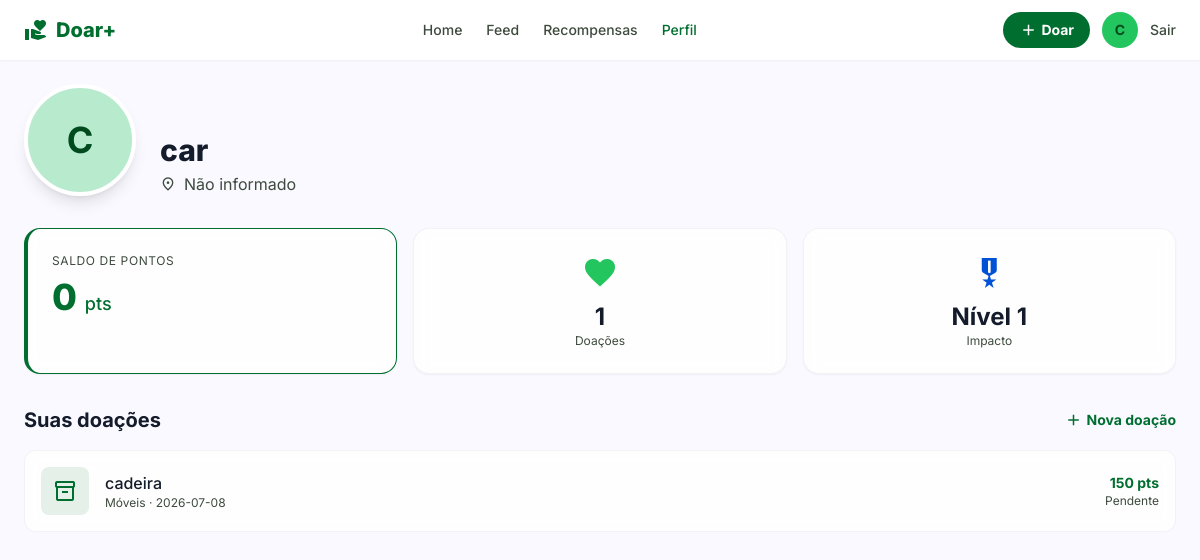
Screenshot of /perfil (signed in) with the database file from the repository.
### tables this page shows
CREATE TABLE users (
            id INTEGER PRIMARY KEY AUTOINCREMENT,
            name TEXT NOT NULL,
            email TEXT UNIQUE NOT NULL,
            password_hash TEXT NOT NULL,
            city TEXT DEFAULT 'Não informado',
            points INTEGER DEFAULT 0,
            is_admin INTEGER DEFAULT 0,
            created_at TEXT NOT NULL
        );

CREATE TABLE items (
            id INTEGER PRIMARY KEY AUTOINCREMENT,
            user_id INTEGER NOT NULL,
            name TEXT NOT NULL,
            category TEXT NOT NULL,
            condition TEXT NOT NULL,
            size TEXT NOT NULL,
            description TEXT,
            city TEXT,
            points INTEGER NOT NULL,
            status TEXT DEFAULT 'pendente',
            created_at TEXT NOT NULL,
            FOREIGN KEY (user_id) REFERENCES users (id)
        );

### app.py (the view)
@app.route("/perfil")
@login_required
def perfil():
    user = usuario_atual()
    conn = get_db()
    itens = conn.execute(
        "SELECT * FROM items WHERE user_id = ? ORDER BY id DESC", (user["id"],)
    ).fetchall()
    total_doacoes = len(itens)
    conn.close()
    return render_template("profile.html", user=user, itens=itens, total_doacoes=total_doacoes)

### app.py (called while the page is built)
def get_db():
    conn = sqlite3.connect(DB_PATH)
    conn.row_factory = sqlite3.Row
    conn.execute("PRAGMA foreign_keys = ON")
    return conn

def login_required(f):
    @wraps(f)
    def wrapper(*args, **kwargs):
        if "user_id" not in session:
            flash("Você precisa entrar na sua conta para continuar.")
            return redirect(url_for("login", next=request.path))
        return f(*args, **kwargs)
    return wrapper

def usuario_atual():
    if "user_id" not in session:
        return None
    conn = get_db()
    user = conn.execute("SELECT * FROM users WHERE id = ?", (session["user_id"],)).fetchone()
    conn.close()
    return user

@app.context_processor
def inject_user():
    return {"current_user": usuario_atual()}

### templates/profile.html (shortened to what this page needs)
{% extends "base.html" %}
{% block content %}
<div class="max-w-container-max mx-auto px-gutter py-6">
    <section class="mb-8">
        <div class="flex flex-col md:flex-row items-center md:items-end gap-6">
            <div class="w-28 h-28 rounded-full border-4 border-white shadow-lg bg-primary-container/30 flex items-center justify-center text-4xl font-bold text-on-primary-container">
                {{ user['name'][0]|upper }}
            </div>
            <div class="text-center md:text-left flex-1">
                <h1 class="text-3xl font-extrabold mb-1">{{ user['name'] }}</h1>
                <div class="flex items-center justify-center md:justify-start gap-2 text-on-surface-variant">
                    <span class="material-symbols-outlined text-base">location_on</span>
                    <span>{{ user['city'] }}</span>
                </div>
            </div>
        </div>
    </section>
    <div class="grid grid-cols-1 md:grid-cols-3 gap-4 mb-8">
        <div class="md:col-span-1 glass-card rounded-2xl p-6 border-l-4 border-primary shadow-sm">
            <p class="text-xs text-on-surface-variant uppercase tracking-wider mb-2">Saldo de Pontos</p>
            <h2 class="text-4xl font-extrabold text-primary">{{ user['points'] }} <span class="text-lg font-medium">pts</span></h2>
        </div>
        <div class="glass-card rounded-2xl p-6 flex flex-col items-center justify-center text-center shadow-sm">
            <span class="material-symbols-outlined text-primary-container text-4xl mb-2" style="font-variation-settings: 'FILL' 1;">favorite</span>
            <p class="text-2xl font-bold">{{ total_doacoes }}</p>
            <p class="text-xs text-on-surface-variant">Doações</p>
        </div>
        <div class="glass-card rounded-2xl p-6 flex flex-col items-center justify-center text-center shadow-sm">
            <span class="material-symbols-outlined text-secondary text-4xl mb-2" style="font-variation-settings: 'FILL' 1;">military_tech</span>
            <p class="text-2xl font-bold">
                {% if user['points'] >= 1000 %}Nível 4{% elif user['points'] >= 500 %}Nível 3{% elif user['points'] >= 100 %}Nível 2{% else %}Nível 1{% endif %}
            </p>
            <p class="text-xs text-on-surface-variant">Impacto</p>
        </div>
    </div>
    <section>
        <div class="flex items-center justify-between mb-4">
            <h3 class="text-xl font-bold">Suas doações</h3>
            <a href="{{ url_for('publicar') }}" class="text-primary font-bold text-sm hover:underline flex items-center gap-1">
                <span class="material-symbols-outlined text-[18px]">add</span> Nova doação
            </a>
        </div>
        {% if itens %}
        <div class="space-y-3">
            {% for item in itens %}
            <div class="glass-card rounded-xl p-4 flex items-center gap-4">
                <div class="w-12 h-12 rounded-lg bg-primary/10 flex items-center justify-center">
                    <span class="material-symbols-outlined text-primary">inventory_2</span>
                </div>
                <div class="flex-1">
                    <h4 class="font-medium">{{ item['name'] }}</h4>
                    <p class="text-xs text-on-surface-variant">{{ item['category'] }} · {{ item['created_at'][:10] }}</p>
                </div>
                <div class="text-right">
                    <p class="text-primary font-bold text-sm">{{ item['points'] }} pts</p>
                    <p class="text-xs {{ 'text-primary' if item['status']=='aprovado' else ('text-error' if item['status']=='recusado' else 'text-on-surface-variant') }}">
                        {{ item['status']|capitalize }}
                    </p>
                </div>
            </div>
            {% endfor %}
        </div>
        {% else %}
        <div class="bg-surface-container-low rounded-2xl border-2 border-dashed border-outline-variant/30 p-10 text-center text-on-surface-variant">
            Você ainda não publicou nenhuma doação. <a href="{{ url_for('publicar') }}" class="text-primary font-bold hover:underline">Comece agora!</a>
        </div>
        {% endif %}
    </section>
</div>
{% endblock %}

### templates/base.html (shortened to what this page needs)
<!DOCTYPE html>
<html lang="pt-BR" class="light">
<head>
<script src="https://cdn.tailwindcss.com?plugins=forms,container-queries"></script>
<script id="tailwind-config">
tailwind.config = {
  darkMode: "class",
  theme: {
    extend: {
      colors: {
        "primary": "#006e2f",
        "primary-container": "#22c55e",
        "on-primary-container": "#004b1e",
        "on-primary": "#ffffff",
        "primary-fixed": "#6bff8f",
        "on-primary-fixed": "#002109",
        "secondary": "#0051d5",
        "secondary-container": "#316bf3",
        "on-secondary": "#ffffff",
        "on-surface": "#141b2b",
        "on-surface-variant": "#3d4a3d",
        "on-background": "#141b2b",
        "background": "#f9f9ff",
        "surface": "#f9f9ff",
        "surface-container-lowest": "#ffffff",
        "surface-container-low": "#f1f3ff",
        "surface-container": "#e9edff",
        "surface-container-high": "#e1e8fd",
        "surface-container-highest": "#dce2f7",
        "outline": "#6d7b6c",
        "outline-variant": "#bccbb9",
        "error": "#ba1a1a",
        "error-container": "#ffdad6",
        "on-error-container": "#93000a",
        "tertiary": "#5c5f60"
      },
      spacing: { md: "24px", gutter: "24px", "container-max": "1280px", lg: "48px", xl: "80px", xs: "4px", sm: "12px", base: "8px" },
      fontFamily: { sans: ["Inter", "sans-serif"] }
    }
  }
}
</script>
</head>
<body class="bg-background text-on-background font-sans min-h-screen">
<header class="w-full top-0 sticky z-50 bg-surface-container-lowest shadow-sm">
    <nav class="flex justify-between items-center px-gutter py-3 max-w-container-max mx-auto">
        <a href="{{ url_for('home') }}" class="flex items-center gap-2">
            <span class="material-symbols-outlined text-primary" style="font-variation-settings: 'FILL' 1;">volunteer_activism</span>
            <span class="font-extrabold text-xl text-primary">Doar+</span>
        </a>
        <div class="hidden md:flex items-center gap-6">
            <a href="{{ url_for('home') }}" class="font-medium text-sm {{ 'text-primary' if request.endpoint=='home' else 'text-on-surface-variant hover:text-primary' }} transition-colors">Home</a>
            <a href="{{ url_for('feed') }}" class="font-medium text-sm {{ 'text-primary' if request.endpoint=='feed' else 'text-on-surface-variant hover:text-primary' }} transition-colors">Feed</a>
            <a href="{{ url_for('recompensas') }}" class="font-medium text-sm {{ 'text-primary' if request.endpoint=='recompensas' else 'text-on-surface-variant hover:text-primary' }} transition-colors">Recompensas</a>
            {% if current_user %}
            <a href="{{ url_for('perfil') }}" class="font-medium text-sm {{ 'text-primary' if request.endpoint=='perfil' else 'text-on-surface-variant hover:text-primary' }} transition-colors">Perfil</a>
            {% endif %}
        </div>
        <div class="flex items-center gap-3">
            {% if current_user %}
                <a href="{{ url_for('publicar') }}" class="hidden sm:flex items-center gap-1 bg-primary text-on-primary px-4 py-2 rounded-full text-sm font-bold hover:opacity-90 transition-opacity">
                    <span class="material-symbols-outlined text-[18px]">add</span> Doar
                </a>
                <a href="{{ url_for('perfil') }}" class="w-9 h-9 rounded-full bg-primary-container flex items-center justify-center text-on-primary-container font-bold text-sm">
                    {{ current_user['name'][0]|upper }}
                </a>
                <a href="{{ url_for('logout') }}" class="text-on-surface-variant hover:text-error text-sm font-medium hidden md:inline">Sair</a>
            {% else %}
                <a href="{{ url_for('login') }}" class="text-on-surface-variant text-sm font-medium hover:text-primary">Entrar</a>
                <a href="{{ url_for('cadastro') }}" class="bg-primary text-on-primary px-4 py-2 rounded-full text-sm font-bold hover:opacity-90 transition-opacity">Cadastrar</a>
            {% endif %}
        </div>
    </nav>
</header>
<main>
    {% block content %}{% endblock %}
</main>
</body>
</html>

### templates/base.html (style rules this page uses)
.material-symbols-outlined { font-variation-settings: 'FILL' 0, 'wght' 400, 'GRAD' 0, 'opsz' 24; vertical-align: middle; }
.glass-card { background: rgba(255,255,255,0.85); backdrop-filter: blur(8px); border: 1px solid rgba(229,231,235,0.5); }
body { padding-bottom: 76px; }
@media (min-width: 768px) { body { padding-bottom: 0; } }

### rows the page displays
users: name "C", name "car", city "Não informado", points "0"
items: name "cadeira", category "Móveis", created_at "2026-07-08", points "150", status "Pendente"

### other values shown
{{ total_doacoes }} "1"
